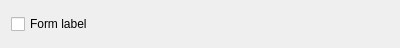
<?xml version="1.0" encoding="UTF-8"?>
<ui version="4.0">
 <class>Checkbox</class>
 <widget class="QWidget" name="Checkbox">
  <property name="geometry">
   <rect>
    <x>0</x>
    <y>0</y>
    <width>400</width>
    <height>48</height>
   </rect>
  </property>
  <property name="minimumSize">
   <size>
    <width>400</width>
    <height>0</height>
   </size>
  </property>
  <property name="maximumSize">
   <size>
    <width>475</width>
    <height>16777215</height>
   </size>
  </property>
  <property name="windowTitle">
   <string>Checkbox</string>
  </property>
  <layout class="QHBoxLayout" name="horizontalLayout">
   <item>
    <widget class="QCheckBox" name="field">
     <property name="text">
      <string>Form label</string>
     </property>
    </widget>
   </item>
  </layout>
 </widget>
 <resources/>
 <connections/>
</ui>
